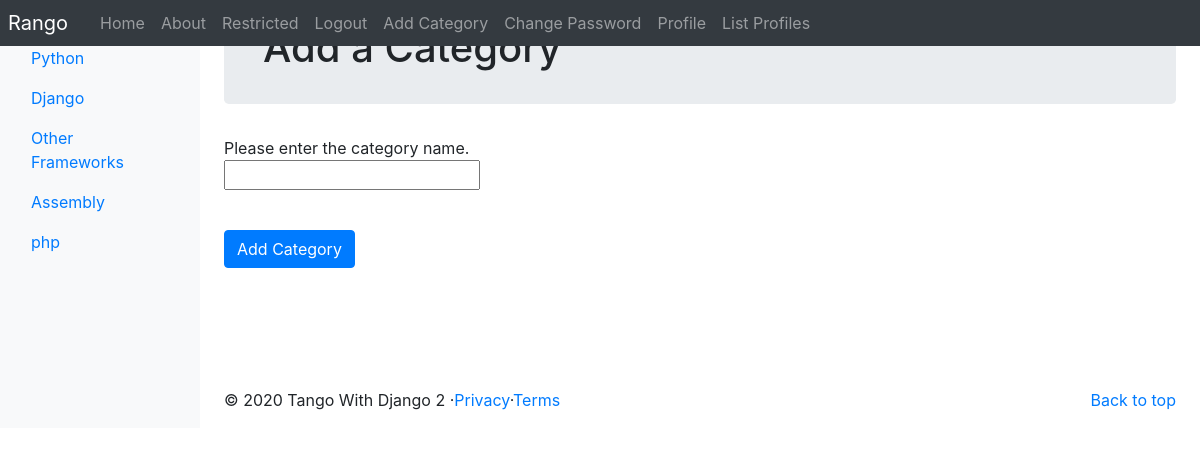
/rango/add_category/ (signed in), run on the app's committed database.
### rango/models.py (models this page shows, shortened)
class Category(models.Model):
    NAME_MAX_LENGTH = 128
    name = models.CharField(max_length=NAME_MAX_LENGTH, unique=True)
    views = models.IntegerField(default=0)
    likes = models.IntegerField(default=0)
    slug = models.SlugField(unique=True, default=uuid.uuid1)
    class Meta:
        verbose_name_plural = 'Categories'

### rango/views.py (the view, shortened to what this page needs)
# urls.py: path('add_category/', views.AddCategoryView.as_view(), name='add_category'),
class AddCategoryView(View):
    @method_decorator(login_required)
    def get(self, request):
        form = CategoryForm()
        return render(request, 'rango/add_category.html', {'form': form})

### rango/forms.py
class CategoryForm(forms.ModelForm):
    name = forms.CharField(max_length = Category.NAME_MAX_LENGTH,
                            help_text = "Please enter the category name.")
    views = forms.IntegerField(widget = forms.HiddenInput(), initial=0)
    likes = forms.IntegerField(widget = forms.HiddenInput(), initial=0)
    slug = forms.CharField(widget = forms.HiddenInput(), required=False)
    class Meta:
        model = Category
        fields = ('name',)

### rango/templatetags/rango_template_tags.py (called while the page is built)
@register.inclusion_tag('rango/categories.html')
def get_category_list(current_category=None):
    return {'categories': Category.objects.all(),
            'current_category': current_category}

### templates/rango/add_category.html (shortened to what this page needs)
{% extends 'rango/base.html' %}
{% load staticfiles %}
{% block body_block %}
    <div class="jumbotron p-4">
        <div class="container">
            <h1 class="jumbotron-heading">Add a Category</h1>
        </div>
    </div>
    <div class="container">
        <div class="row">
            <form role="form" id="category_form" method="post" action="{% url 'rango:add_category' %}">
                {% for field in form.visible_fields %}
                    {{ field.help_text }}<br />
                    {{ field }}<br />
                    <div class="p-2"></div>
                {% endfor %}
                <br />
                <button class="btn btn-primary" type="submit" name="submit">
                Add Category
                </button>
                <div class="p-5"></div>
            </form>
        </div>
    </div>
{% endblock %}

### templates/rango/categories.html (shortened to what this page needs)
<ul class="nav flex-column">
    {% if categories %}
        {% for c in categories %}
            {% if c == current_category %}
            <li class="nav-item">
                <strong>
                    <a class="nav-link active" href="{% url 'rango:show_category' c.slug %}">
                        <span data-feather="archive"></span>{{ c.name }}
                    </a>
                </strong>
            </li>
            {% else %}
            <li class="nav-item">
                <a class="nav-link" href="{% url 'rango:show_category' c.slug %}">
                    {{ c.name }}
                </a>
            </li>
            {% endif %}
        {% endfor %}
    {% else %}
        <li class="nav-item">
            <strong>There are no categories present.</strong>
        </li>
    {% endif %}
</ul>

### data on the page
Category: name "Python"
Category: name "Django"
Category: name "Other Frameworks"
Category: name "Assembly"
Category: name "php"

### other printed values
{{ field.help_text }} "Please enter the category name."
